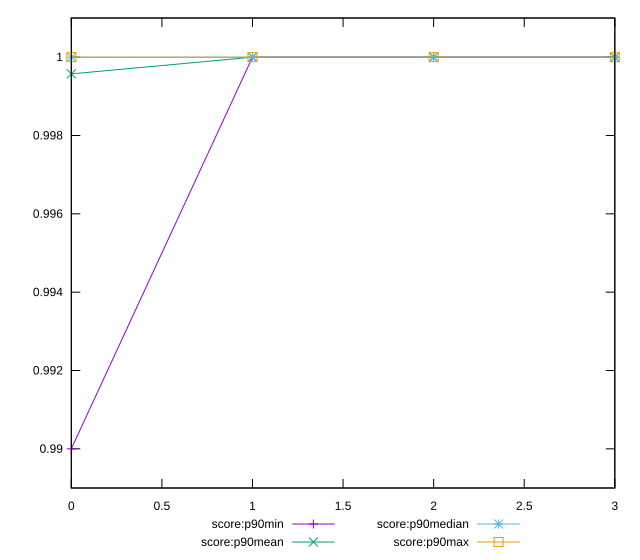

This figure's gnuplot source:
reset

$scoreP90Min <<EOF
0 0.99
1 1
2 1
3 1
EOF

$scoreP90Mean <<EOF
0 0.9995744680851064
1 1
2 1
3 1
EOF

$scoreP90Median <<EOF
0 1
1 1
2 1
3 1
EOF

$scoreP90Max <<EOF
0 1
1 1
2 1
3 1
EOF

set key outside below
set xrange [0:3]
set yrange [0.989:1.001]
set trange [0.989:1.001]
set terminal svg size 640, 560 enhanced background rgb 'white'
set output "reports/report_00031_2021-02-24T23-18-18.084Z/estimated-input-latency/progression/score.svg"

plot $scoreP90Min title "score:p90min" with linespoints, \
     $scoreP90Mean title "score:p90mean" with linespoints, \
     $scoreP90Median title "score:p90median" with linespoints, \
     $scoreP90Max title "score:p90max" with linespoints

reset
